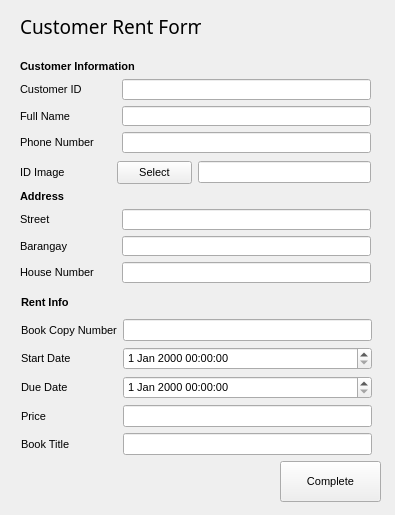
<?xml version="1.0" encoding="UTF-8"?>
<ui version="4.0">
 <class>MainWindow</class>
 <widget class="QMainWindow" name="MainWindow">
  <property name="windowModality">
   <enum>Qt::ApplicationModal</enum>
  </property>
  <property name="geometry">
   <rect>
    <x>0</x>
    <y>0</y>
    <width>395</width>
    <height>515</height>
   </rect>
  </property>
  <property name="minimumSize">
   <size>
    <width>395</width>
    <height>515</height>
   </size>
  </property>
  <property name="maximumSize">
   <size>
    <width>395</width>
    <height>515</height>
   </size>
  </property>
  <property name="font">
   <font>
    <pointsize>8</pointsize>
   </font>
  </property>
  <property name="windowTitle">
   <string>Rent a Book</string>
  </property>
  <widget class="QWidget" name="centralwidget">
   <widget class="QWidget" name="layoutWidget">
    <property name="geometry">
     <rect>
      <x>20</x>
      <y>460</y>
      <width>361</width>
      <height>43</height>
     </rect>
    </property>
    <layout class="QHBoxLayout" name="horizontalLayout_2">
     <item>
      <spacer name="horizontalSpacer_2">
       <property name="orientation">
        <enum>Qt::Horizontal</enum>
       </property>
       <property name="sizeHint" stdset="0">
        <size>
         <width>40</width>
         <height>20</height>
        </size>
       </property>
      </spacer>
     </item>
     <item>
      <widget class="QPushButton" name="cust_complete">
       <property name="minimumSize">
        <size>
         <width>101</width>
         <height>41</height>
        </size>
       </property>
       <property name="maximumSize">
        <size>
         <width>101</width>
         <height>41</height>
        </size>
       </property>
       <property name="text">
        <string>Complete</string>
       </property>
      </widget>
     </item>
    </layout>
   </widget>
   <widget class="QWidget" name="layoutWidget">
    <property name="geometry">
     <rect>
      <x>20</x>
      <y>10</y>
      <width>357</width>
      <height>33</height>
     </rect>
    </property>
    <layout class="QHBoxLayout" name="horizontalLayout">
     <item>
      <widget class="QLabel" name="label">
       <property name="minimumSize">
        <size>
         <width>181</width>
         <height>31</height>
        </size>
       </property>
       <property name="maximumSize">
        <size>
         <width>181</width>
         <height>31</height>
        </size>
       </property>
       <property name="font">
        <font>
         <family>Yu Gothic UI Semibold</family>
         <pointsize>14</pointsize>
        </font>
       </property>
       <property name="text">
        <string>Customer Rent Form</string>
       </property>
      </widget>
     </item>
     <item>
      <spacer name="horizontalSpacer">
       <property name="orientation">
        <enum>Qt::Horizontal</enum>
       </property>
       <property name="sizeHint" stdset="0">
        <size>
         <width>168</width>
         <height>20</height>
        </size>
       </property>
      </spacer>
     </item>
    </layout>
   </widget>
   <widget class="QWidget" name="layoutWidget">
    <property name="geometry">
     <rect>
      <x>20</x>
      <y>190</y>
      <width>351</width>
      <height>93</height>
     </rect>
    </property>
    <layout class="QGridLayout" name="gridLayout_2">
     <item row="0" column="0">
      <widget class="QLabel" name="label_10">
       <property name="font">
        <font>
         <pointsize>8</pointsize>
         <weight>75</weight>
         <bold>true</bold>
        </font>
       </property>
       <property name="text">
        <string>Address</string>
       </property>
      </widget>
     </item>
     <item row="1" column="0">
      <widget class="QLabel" name="label_7">
       <property name="text">
        <string>Street</string>
       </property>
      </widget>
     </item>
     <item row="1" column="1">
      <widget class="QLineEdit" name="cust_street"/>
     </item>
     <item row="2" column="0">
      <widget class="QLabel" name="label_8">
       <property name="text">
        <string>Barangay</string>
       </property>
      </widget>
     </item>
     <item row="2" column="1">
      <widget class="QLineEdit" name="cust_barangay"/>
     </item>
     <item row="3" column="0">
      <widget class="QLabel" name="label_9">
       <property name="text">
        <string>House Number       </string>
       </property>
      </widget>
     </item>
     <item row="3" column="1">
      <widget class="QLineEdit" name="cust_house"/>
     </item>
    </layout>
   </widget>
   <widget class="QWidget" name="layoutWidget">
    <property name="geometry">
     <rect>
      <x>20</x>
      <y>60</y>
      <width>351</width>
      <height>93</height>
     </rect>
    </property>
    <layout class="QGridLayout" name="gridLayout_4">
     <item row="1" column="0">
      <widget class="QLabel" name="label_4">
       <property name="minimumSize">
        <size>
         <width>61</width>
         <height>16</height>
        </size>
       </property>
       <property name="maximumSize">
        <size>
         <width>61</width>
         <height>16</height>
        </size>
       </property>
       <property name="font">
        <font>
         <pointsize>8</pointsize>
        </font>
       </property>
       <property name="text">
        <string>Customer ID</string>
       </property>
      </widget>
     </item>
     <item row="3" column="0">
      <widget class="QLabel" name="label_6">
       <property name="text">
        <string>Phone Number       </string>
       </property>
      </widget>
     </item>
     <item row="3" column="1">
      <widget class="QLineEdit" name="cust_phone"/>
     </item>
     <item row="0" column="0" colspan="2">
      <widget class="QLabel" name="label_11">
       <property name="font">
        <font>
         <pointsize>8</pointsize>
         <weight>75</weight>
         <bold>true</bold>
        </font>
       </property>
       <property name="text">
        <string>Customer Information</string>
       </property>
      </widget>
     </item>
     <item row="2" column="0">
      <widget class="QLabel" name="label_3">
       <property name="minimumSize">
        <size>
         <width>51</width>
         <height>16</height>
        </size>
       </property>
       <property name="maximumSize">
        <size>
         <width>51</width>
         <height>16</height>
        </size>
       </property>
       <property name="text">
        <string>Full Name</string>
       </property>
      </widget>
     </item>
     <item row="2" column="1">
      <widget class="QLineEdit" name="cust_name"/>
     </item>
     <item row="1" column="1">
      <widget class="QLineEdit" name="cust_id"/>
     </item>
    </layout>
   </widget>
   <widget class="QWidget" name="layoutWidget">
    <property name="geometry">
     <rect>
      <x>20</x>
      <y>160</y>
      <width>351</width>
      <height>25</height>
     </rect>
    </property>
    <layout class="QGridLayout" name="gridLayout">
     <item row="0" column="0">
      <widget class="QLabel" name="label_5">
       <property name="text">
        <string>ID Image               </string>
       </property>
      </widget>
     </item>
     <item row="0" column="1">
      <widget class="QPushButton" name="id_select">
       <property name="minimumSize">
        <size>
         <width>75</width>
         <height>23</height>
        </size>
       </property>
       <property name="maximumSize">
        <size>
         <width>75</width>
         <height>23</height>
        </size>
       </property>
       <property name="text">
        <string>Select</string>
       </property>
      </widget>
     </item>
     <item row="0" column="2">
      <widget class="QLineEdit" name="cust_idpic">
       <property name="readOnly">
        <bool>true</bool>
       </property>
      </widget>
     </item>
    </layout>
   </widget>
   <widget class="QWidget" name="layoutWidget">
    <property name="geometry">
     <rect>
      <x>21</x>
      <y>291</y>
      <width>351</width>
      <height>164</height>
     </rect>
    </property>
    <layout class="QGridLayout" name="gridLayout_3">
     <item row="3" column="0">
      <widget class="QLabel" name="label_13">
       <property name="text">
        <string>Due Date</string>
       </property>
      </widget>
     </item>
     <item row="4" column="1">
      <widget class="QLineEdit" name="cust_price">
       <property name="readOnly">
        <bool>true</bool>
       </property>
      </widget>
     </item>
     <item row="6" column="1">
      <widget class="QLineEdit" name="cust_bookrent_title">
       <property name="readOnly">
        <bool>true</bool>
       </property>
      </widget>
     </item>
     <item row="0" column="0">
      <widget class="QLabel" name="label_14">
       <property name="font">
        <font>
         <pointsize>8</pointsize>
         <weight>75</weight>
         <bold>true</bold>
        </font>
       </property>
       <property name="text">
        <string>Rent Info</string>
       </property>
      </widget>
     </item>
     <item row="3" column="1">
      <widget class="QDateTimeEdit" name="cust_due"/>
     </item>
     <item row="6" column="0">
      <widget class="QLabel" name="label_17">
       <property name="text">
        <string>Book Title</string>
       </property>
      </widget>
     </item>
     <item row="2" column="0">
      <widget class="QLabel" name="label_12">
       <property name="text">
        <string>Start Date</string>
       </property>
      </widget>
     </item>
     <item row="2" column="1">
      <widget class="QDateTimeEdit" name="cust_start"/>
     </item>
     <item row="4" column="0">
      <widget class="QLabel" name="label_15">
       <property name="text">
        <string>Price</string>
       </property>
      </widget>
     </item>
     <item row="1" column="1">
      <widget class="QLineEdit" name="cust_bookrent_id">
       <property name="readOnly">
        <bool>false</bool>
       </property>
      </widget>
     </item>
     <item row="1" column="0">
      <widget class="QLabel" name="label_16">
       <property name="text">
        <string>Book Copy Number</string>
       </property>
      </widget>
     </item>
    </layout>
   </widget>
  </widget>
 </widget>
 <tabstops>
  <tabstop>cust_id</tabstop>
  <tabstop>cust_name</tabstop>
  <tabstop>cust_phone</tabstop>
  <tabstop>cust_street</tabstop>
  <tabstop>cust_barangay</tabstop>
  <tabstop>cust_house</tabstop>
  <tabstop>cust_bookrent_id</tabstop>
  <tabstop>cust_start</tabstop>
  <tabstop>cust_due</tabstop>
  <tabstop>cust_price</tabstop>
  <tabstop>cust_bookrent_title</tabstop>
  <tabstop>cust_complete</tabstop>
  <tabstop>id_select</tabstop>
  <tabstop>cust_idpic</tabstop>
 </tabstops>
 <resources/>
 <connections/>
</ui>
